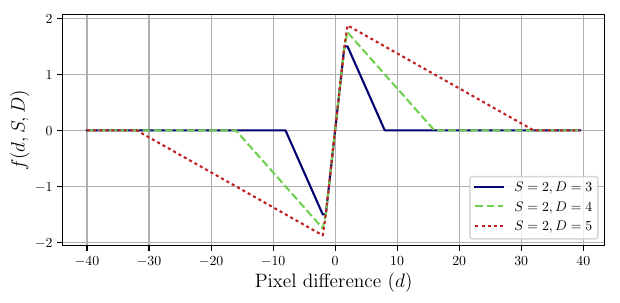

Source code (Python):
#!/usr/bin/python

import matplotlib.pyplot as plt
import numpy as np

def constraint(d, S, D):
    return (d>0)*np.minimum(d,np.maximum(0, S - d/(2**D/S))) + (d<0)*np.maximum(d,np.minimum(0, -d/(2**D/S)-S))

d=np.arange(-40, 40, .5)

f = plt.figure(figsize=(7, 3))
plt.rc('text', usetex=True)
plt.rc('font', family='serif')

line1, = plt.plot(d, constraint(d, 2, 3), color='#000070', label='$S=2, D=3$')
line2, = plt.plot(d, constraint(d, 2, 4), color='#70D050', linestyle='--', label='$S=2, D=4$')
line3, = plt.plot(d, constraint(d, 2, 5), color='#C02020', linestyle=':', label='$S=2, D=5$')
plt.xlabel('Pixel difference ($d$)', fontsize=14)
plt.ylabel('$f(d,S,D)$', fontsize=14)
plt.legend(handles=[line1, line2, line3], loc=4)
plt.grid(True)
#plt.show()

f.savefig("damping.pdf", bbox_inches='tight')
